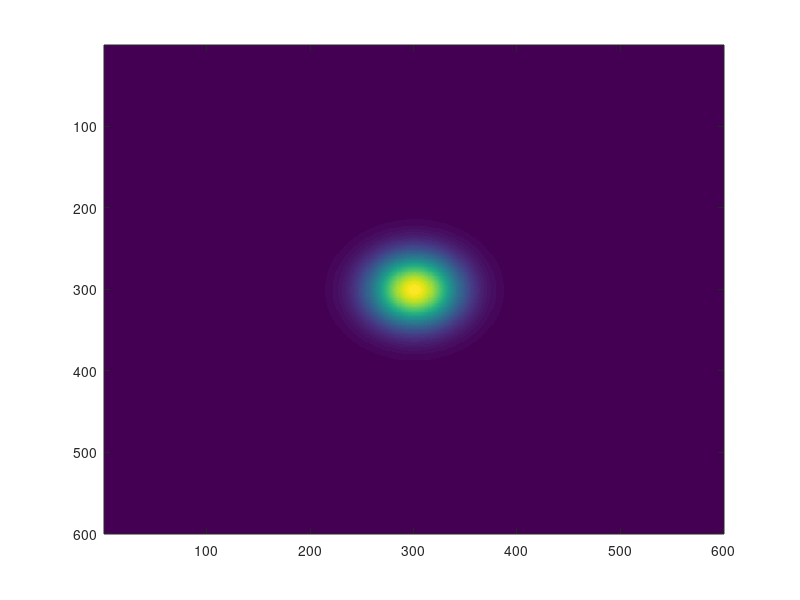

The MATLAB script that drew this image: (Note: this script raises an error after producing the figure.)
clc
%close all
clear
%Simulating proagation of a gaussian beam through phase screen and SLM
% al values in SI. Initially fraunhauffer diff will be assumed
N = 600;%600by600 res
L = 5e-3;% 5 mm length of side
d     = L/N; % Source plane spacing
wv   = 532e-9;% solid state laser wavelength 
k     = 2*pi/wv;
Dz    = 0.1; % propagation distance
wst0  = 0.35e-3;% beam waist
Zr    = pi*wst0^2/(wv);% rayleigh length
wstz  = wst0*sqrt(1+(Dz/Zr)^2);
Rz    = Dz*(1+(Zr/Dz)^2);
phi   = atan(Dz/Zr);

[x1,y1]  = meshgrid((-N/2:N/2-1)*d);%imp for proper centering of coords

Psibeam = wstz/wst0*exp(-(x1.^2 + y1.^2)/wstz^2).*exp(-i*k*(x1.^2 + y1.^2)/(2*Rz))*exp(i*(phi+Dz));
figure

image(abs(Psibeam),'CDataMapping','scaled')% object plane

[Uout,x2,y2] = fresnel_prop(Psibeam,wv,d,Dz);
figure;
Inte = abs(Uout).^2;% intensity
image(Inte,'CDataMapping','scaled')% image plane

[z ] = roughness2(N,N);
Uout = Uout.*exp(1i*k*(z));
figure;
Inte = abs(Uout).^2;% intensity
image(Inte,'CDataMapping','scaled')% image plane

%again propagating the beam same distance

[Uout,x2,y2] = fresnel_prop(Uout,wv,d,Dz);
figure;
Inte = abs(Uout).^2;% intensity
image(Inte,'CDataMapping','scaled')% image plane


